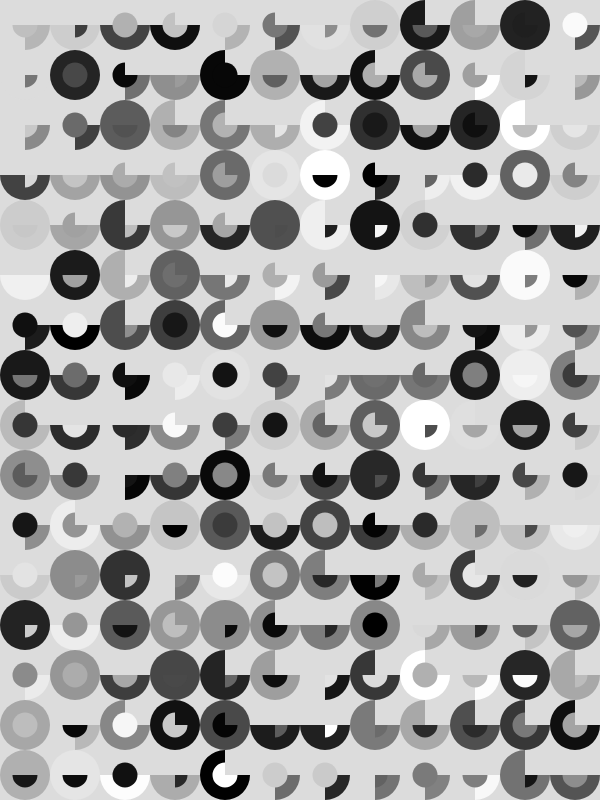
Frame 1 (no input)
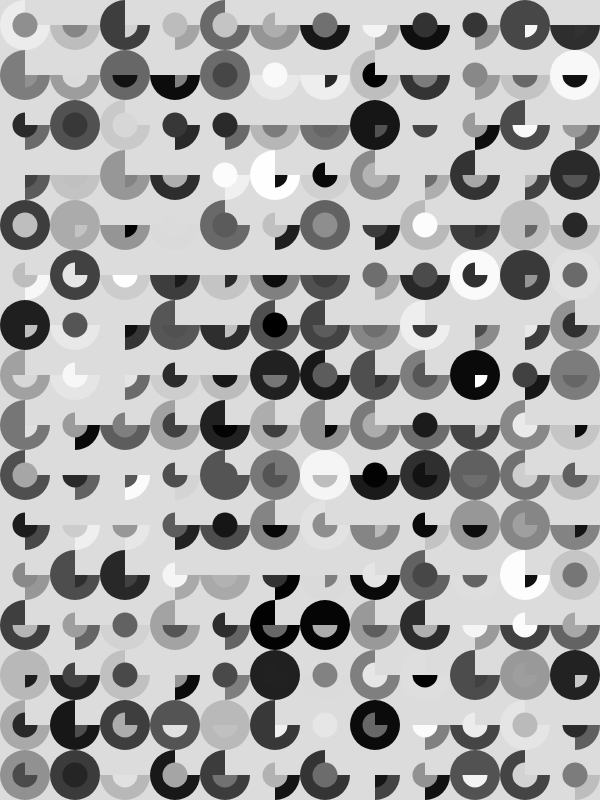
Frame 2 (the mouse pressed at the canvas centre, redrawn once)

The p5.js sketch that drew these frames (run headless with seeded random() and noise() and a simulated clock; the mouse was pressed at the canvas centre and the sketch redrawn once):

// p5.js sketch
// ── sketch.js
const CELLSIZES = [40, 50, 100, 150];
const COLOURS = ["#FF6347","#FFD700", "#EE82EE"]
function setup() {
  createCanvas(600, 800);
  noLoop()
}

function draw() {
  background(220);
  //////////
  // Simple Grid
  /*
  const CELLSIZE = 20;
  for (let y = 0; y < height; y += CELLSIZE) {
    for (let x = 0; x < width; x += CELLSIZE) {
      fill(random(255))
      rect(x, y, CELLSIZE);
    }
  }*/
  //////////
  // Piet Mondrian
  /*let x = 0;
  let y = 0;
  let currentWidth = random(CELLSIZES);
  let currentHeight = random(CELLSIZES);
  strokeWeight(5)
  while (y < height) {
    while(x < width){
      fill(random(COLOURS))
      rect(x, y, currentWidth, currentHeight)
      x += currentWidth;
      currentWidth = random(CELLSIZES)
    }
    x = 0;
    y+= currentHeight;
    currentHeight = random(CELLSIZES)
  }
    */
    //////////
  // Grid of Shapes
  const ARCVALUES = [TAU * 0.25, TAU * 0.5, TAU * .75, TAU];
  const CELLSIZE = 50;
  for (let y = 0; y < height; y += CELLSIZE) {
    for (let x = 0; x < width; x += CELLSIZE) {
      fill(random(255))
      noStroke()
      // draw circle in middle of cell
      arc(x + CELLSIZE/2, y + CELLSIZE/2, CELLSIZE, CELLSIZE, 0, random(ARCVALUES))
      fill(random(255))
      arc(x + CELLSIZE/2, y + CELLSIZE/2, CELLSIZE/2, CELLSIZE/2, 0, random(ARCVALUES))
    }
  }
}

// ── style.css
body {
  margin: 0;
  padding: 0;
  /* use flex to centre canvas */
  height: 100vh;
  display: flex;
  justify-content: center;
  align-items: center;
}

canvas {
  display: block;
}
